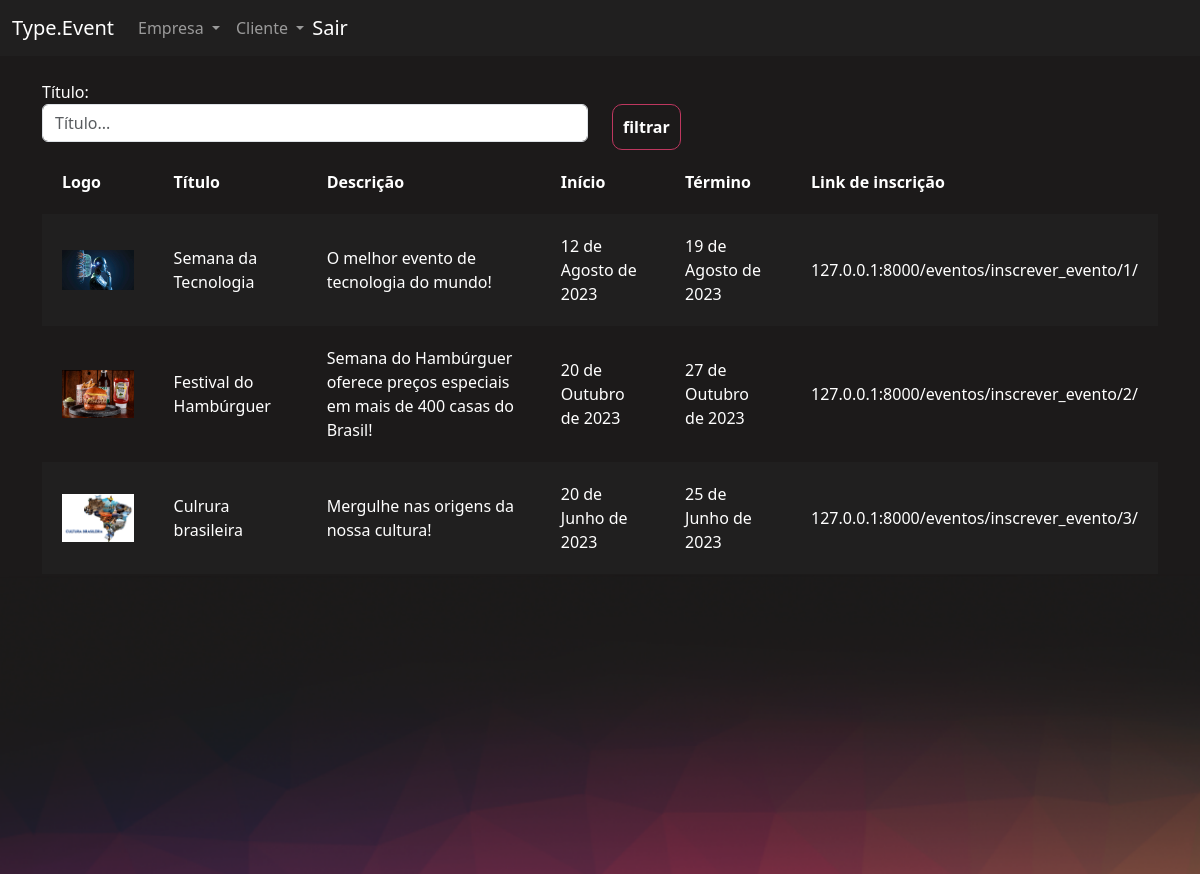
Before: /eventos/gerenciar_evento/ (signed in) with the older database file.
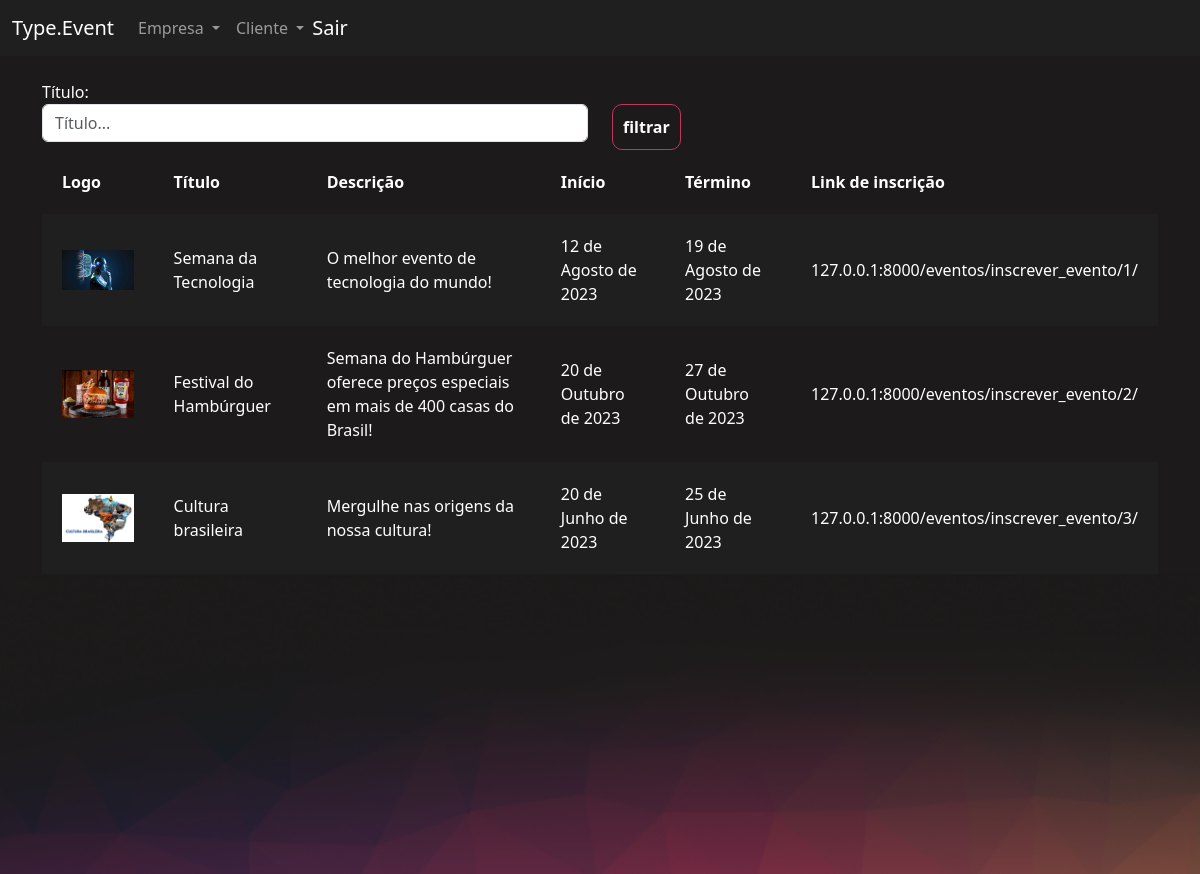
After: the same page with the newer database file.
### eventos/models.py (models this page shows, shortened)
class Evento(models.Model):
    criador = models.ForeignKey(User, on_delete=models.DO_NOTHING, null=True, blank=True)
    nome = models.CharField(max_length=200)
    descricao = models.TextField()
    data_inicio = models.DateField()
    data_termino = models.DateField()
    carga_horaria = models.IntegerField()
    logo = models.FileField(upload_to="logos")
    participantes = models.ManyToManyField(User, related_name="evento_participante", null=True, blank=True)
    cor_principal = models.CharField(max_length=7)
    cor_secundaria = models.CharField(max_length=7)
    cor_fundo = models.CharField(max_length=7)

### eventos/views.py (the view)
# urls.py: path('gerenciar_evento/', views.gerenciar_evento, name="gerenciar_evento"),
@login_required
def gerenciar_evento(request):
    if request.method == "GET":
        nome = request.GET.get('nome')
        eventos = Evento.objects.filter(criador=request.user)
        if nome:
            eventos = eventos.filter(nome__contains=nome)
        return render(request, 'gerenciar_evento.html', {'eventos': eventos})

### eventos/templates/gerenciar_evento.html (shortened to what this page needs)
{% extends "bases/base_evento.html" %}
{% load static %}
{% block 'importacoes' %}
    <link href="{% static 'evento/css/gerenciar_evento.css' %}" rel="stylesheet">
{% endblock %}
{% block 'conteudo' %}
    <div class="container">
        <br>
        <div class="row">
            <div class="col-md">
                <form action="{% url 'gerenciar_evento' %}" method="GET">
                <label>Título: </label>
                <input type="text" placeholder="Título..." class="form-control" name="nome">
            </div>
            <div class="col-md">
                <br>
                <input type="submit" class="btn-principal" value="filtrar">
            </div>
        </div>
        <table>
            <tr>
                <th>Logo</th>
                <th>Título</th>
                <th>Descrição</th>
                <th>Início</th>
                <th>Término</th>
                <th>Link de inscrição</th>
            </tr>
            {% for evento in eventos %}
                <tr class="{% cycle 'linha' 'linha2' %}">
                    <td width="10%"><a href="{% url 'participantes_evento' evento.id %}"><img width="100%" src="/media/{{evento.logo}}"></a></td>
                    <td>{{evento.nome}}</td>
                    <td>{{evento.descricao}}</td>
                    <td>{{evento.data_inicio}}</td>
                    <td>{{evento.data_termino}}</td>
                    <td>127.0.0.1:8000/eventos/inscrever_evento/{{ evento.id }}/</td>
                </tr>
            {% endfor %}
        </table>
    </div>
{% endblock %}

### templates/bases/base_evento.html (shortened to what this page needs)
{% extends 'bases/base.html' %}
{% load static %}
{% block 'head' %}
    {% block 'importacoes' %}{% endblock %}
    <link href="{% static 'evento/css/evento.css' %}" rel="stylesheet">
    <link href="{% static 'usuarios/css/usuarios.css' %}" rel="stylesheet">
{% endblock %}
{% block 'body' %}
    <nav class="navbar navbar-expand-lg bg-body-tertiary navbar-color" data-bs-theme="dark">
        <div class="container-fluid">
            <a class="navbar-brand" href="{% url 'novo_evento' %}">Type.Event</a>
            <div class="collapse navbar-collapse" id="navbarNavDropdown">
            <ul class="navbar-nav">
                <li class="nav-item dropdown">
                    <a class="nav-link dropdown-toggle" href="#" role="button" data-bs-toggle="dropdown" aria-expanded="false">
                        Empresa
                    </a>
                </li>
                <li class="nav-item dropdown">
                    <a class="nav-link dropdown-toggle" href="#" role="button" data-bs-toggle="dropdown" aria-expanded="false">
                        Cliente
                    </a>
                </li>
            </ul>
                <a class="navbar-brand" href="{% url 'sair' %}"> Sair</a>
            </div>
        </div>
    </nav>
    <div style="min-height: 60vh">
        {% block 'conteudo' %}
        {% endblock %}
    </div>
    <div class="fundo-pagina">
    </div>
{% endblock %}

### templates/bases/base.html (shortened to what this page needs)
{% load static %}
<!doctype html>
<html lang="pt-br">
  <head>
    <link href="{% static 'geral/css/base.css' %}" rel="stylesheet">
    <link href="https://cdn.jsdelivr.net/npm/bootstrap@5.3.0-alpha1/dist/css/bootstrap.min.css" rel="stylesheet">
    {% block 'head' %}{% endblock %}
  </head>
  <body>
    {% block 'body' %}{% endblock %}
  </body>
</html>

### templates/static/geral/css/base.css (style rules this page uses)
body { color: white !important; }
:root { --main-color: #201F1F; --dark-color: #1C1A1A; --contrast-color: #BE375F; --differential-color: #ED8554; }

### templates/static/evento/css/gerenciar_evento.css (style rules this page uses)
table { width: 100%; padding: 20px; }
.linha { height: 40px; background-color: var(--main-color); padding: 20px; }
td, th { padding: 20px; }

### templates/static/evento/css/evento.css (style rules this page uses)
.navbar-color { background-color: #201F1F !important; }
body { background-color: #1C1A1A; }
.fundo-pagina { background-image: url('/static/evento/img/fundo_pagina.png'); height: 300px; background-size: cover; }

### templates/static/usuarios/css/usuarios.css (style rules this page uses)
.btn-principal { background-color: transparent; border: 1px solid var(--contrast-color); color: white; padding: 10px; border-radius: 10px; font-weight: bold; }

Changed rows visible on the page:
changed Evento "Mergulhe nas origens da nossa cultura!": nome "Culrura brasileira" → "Cultura brasileira"
